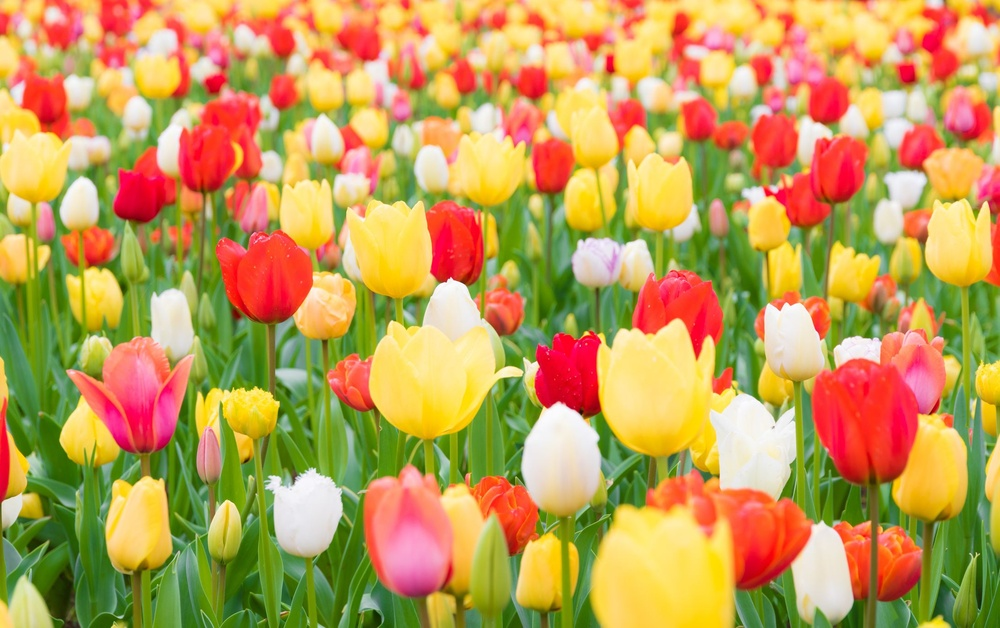
#> input picture Manual Greyscaling/flowers.jpg, 1000 x 628 px, shrunk from 2186 x 1372 before the run
$ python Greyscaling.py
#> lines starting #> are read from the running program, lines starting #| are printed output that depends on the picture
'''
This code manually greyscales an image using both the average method and the NTSC method.

'''


# Necessary imports
import numpy as np
import matplotlib.pyplot as plt
import cv2

# Load the image and capture size
flowers = cv2.imread("flowers.jpg")
#> flowers is the input picture: shape (628, 1000, 3); mean B, G, R 84.7, 156.1, 193
flowers_grey = cv2.imread("flowers.jpg",cv2.IMREAD_GRAYSCALE)
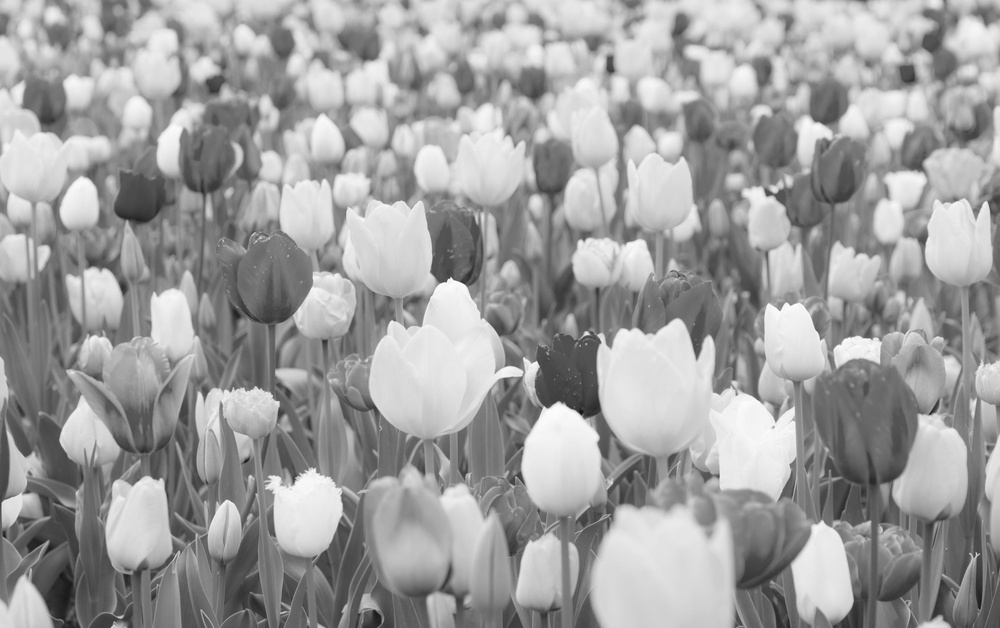
#> flowers_grey: shape (628, 1000); min 17, max 255, mean 159
cv2.imshow("tulips",flowers) # print original tulips (for comparison)
cv2.imshow("greyscale (imread)",flowers_grey) # print opencv greyscale (for comparison)

height, width = flowers.shape[:2]
#> height = 628; width = 1000

# Initialize both greyscale matrices
average_grey = np.zeros((height,width),dtype=np.uint8)
ntsc_grey = np.zeros((height,width),dtype=np.uint8)

# Loop over the variables and convert each pixel to greyscale values
for i in range(height):
    for j in range(width):
        # Formulae for greyscale images
        average_grey[i,j] = np.clip(flowers[i,j,0]/3 + flowers[i,j,1]/3 + flowers[i,j,2]/3,0,255)
        ntsc_grey[i,j] = np.clip(flowers[i,j,0] * 0.114 + flowers[i,j,1] * 0.587 + flowers[i,j,2] * 0.299,0,255)
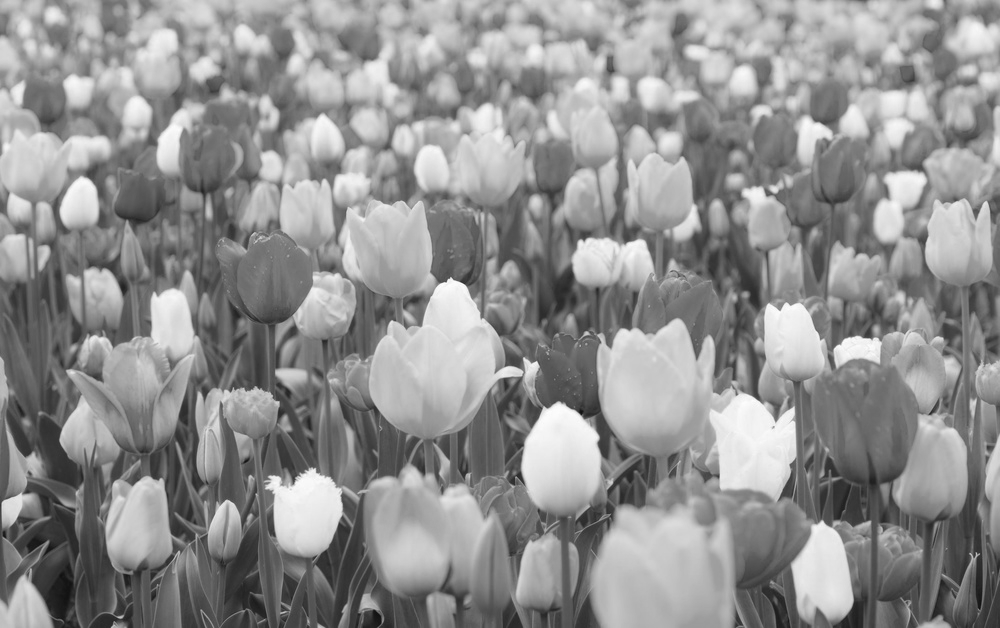
#> average_grey: shape (628, 1000); min 13, max 253, mean 144.3
cv2.imshow("greyscale (average)",average_grey) # print average method greyscale
cv2.imshow("greyscale (ntsc)",ntsc_grey) # print ntsc method greyscale
'''
Notes

IMREAD_GRAYSCALE uses the NTSC method.
The NTSC method also seems to preserve color intensity the best.
However, the average method seems to preserve more detail on the lighter tulips while providing an overall darker image.
It feels that the average method creates a 'sharper' image, although this may just be my perception.
(The petal edges on the originally yellow/white tulips are easier to see with the average method's greyscale results.)
'''
